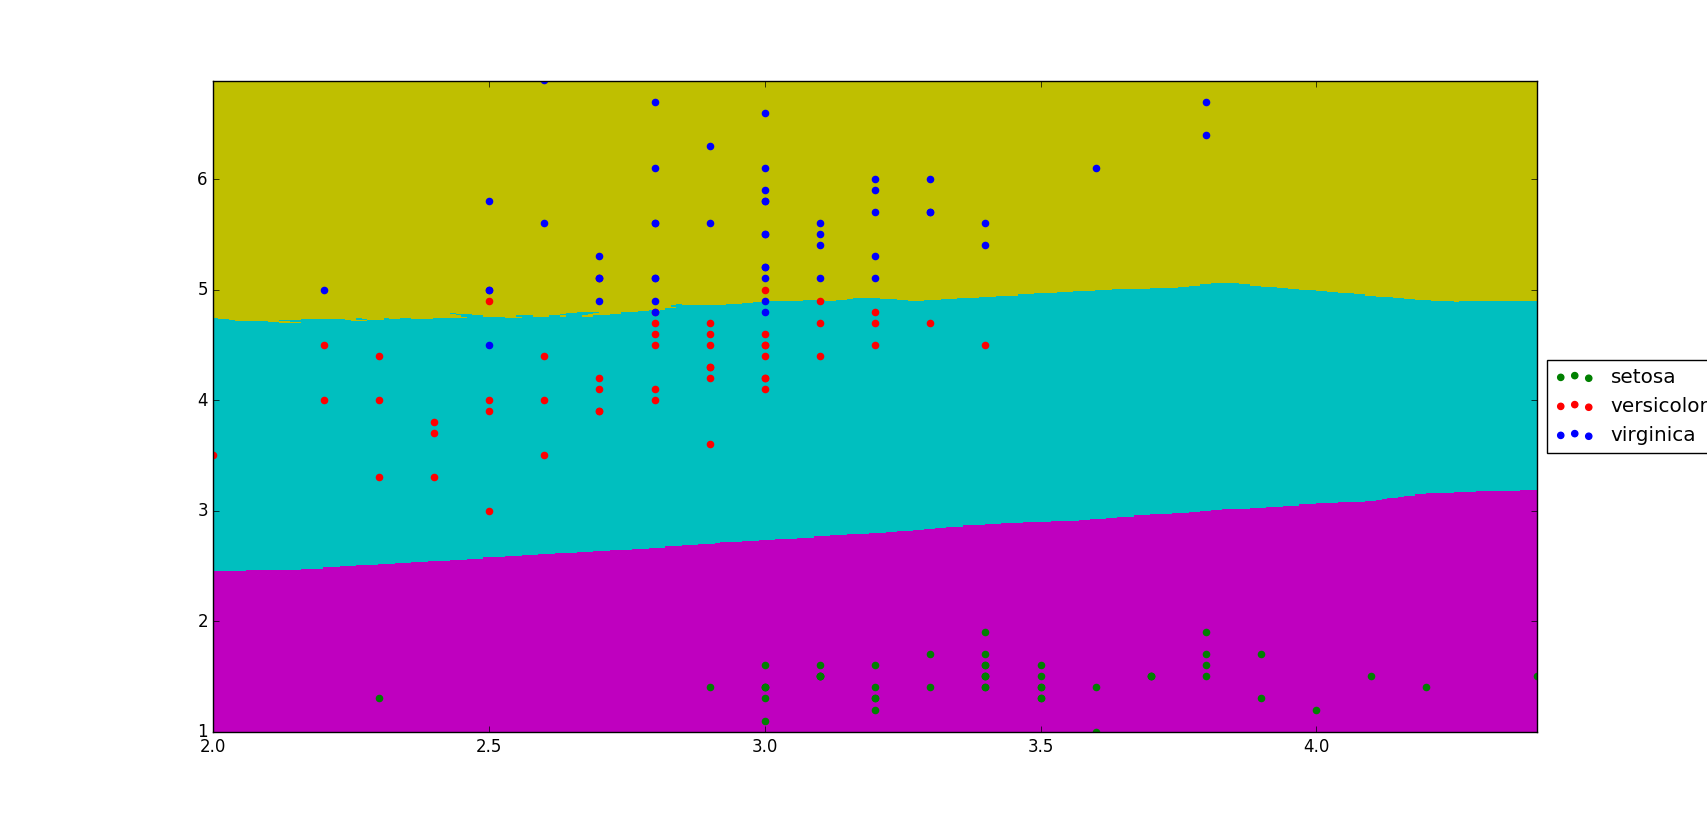

The script that drew this image:
# -*- coding: utf-8 -*-
"""
Created on Tue Mar 08 19:33:25 2016

@author: kamal
"""

import numpy as np
import matplotlib.pyplot as plt
from sklearn import datasets
import statistics
from matplotlib import colors as c

iris = datasets.load_iris()
X = iris.data[:, [1,2]]  # we only take the first two features.
Y = iris.target
c1=X[Y==0]
c2=X[Y==1]
c3=X[Y==2]
'''
plt.plot(c1[:,0],c1[:,1],'ro')
plt.plot(c2[:,0],c2[:,1],'ko')
plt.plot(c3[:,0],c3[:,1],'bo')
'''
xmin,xmax=X[:,0].min(),X[:,0].max()
ymin,ymax=X[:,1].min(),X[:,1].max()
h=0.01
XX,YY=np.meshgrid(np.arange(xmin,xmax,h),np.arange(ymin,ymax,h))
Z=np.c_[XX.ravel(),YY.ravel()]
m=Z.shape[0]
K=15
myvalue=[]
for i in range(m):
    value=X-Z[i]
    distsquare=value**2
    distsum=distsquare.sum(axis=1)
    sqrt=np.sqrt(distsum)
    sortdist=sqrt.argsort()
    sortval=sortdist[0:K]
    labels=Y[sortval]
    if statistics.mode(labels)==0:
        values=1
    elif statistics.mode(labels)==1:
        values=2
    elif statistics.mode(labels)==2:
        values=3
    myvalue.append(values)
    
myvalue=np.array(myvalue)
myvalue=myvalue.reshape(XX.shape)
cMap = c.ListedColormap(['m','c','y'])# first color label 1,second label 2 and so on
plt.pcolormesh(XX,YY,myvalue,cmap=cMap)
plt.scatter(c1[:,0],c1[:,1],color='g',label='setosa')
plt.scatter(c2[:,0],c2[:,1],color='r',label='versicolor')
plt.scatter(c3[:,0],c3[:,1],color='b',label='virginica')
plt.axis([XX.min(), XX.max(), YY.min(), YY.max()])
plt.legend(loc='center left', bbox_to_anchor=(1, 0.5))
plt.show()
